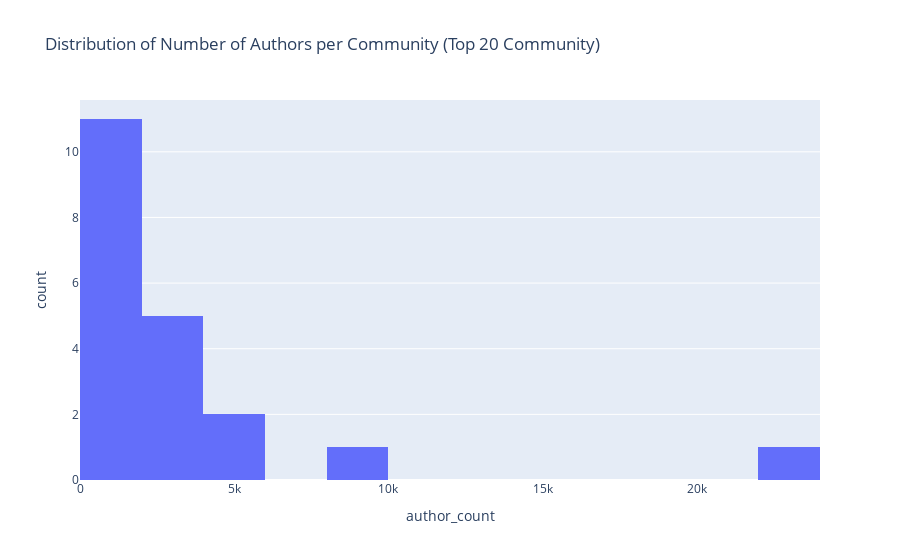

The cell this chart's notebook holds for it:
### Code cell
# Only take the top 20 institutcommunities with most authors
 
fig = px.histogram(
    df_apc[-20:],
    x="author_count",
    nbins=20,
    title="Distribution of Number of Authors per Community (Top 20 Community)"
)
fig.show()

### Figure 1 — Plotly figure (JSON) as saved in the notebook; plotly's stock layout.template omitted (floating-point values rounded to 4 significant figures)
{"data": [{"bingroup": "x", "hovertemplate": "author_count=%{x}<br>count=%{y}<extra></extra>", "legendgroup": "", "marker": {"color": "#636efa", "pattern": {"shape": ""}}, "name": "", "nbinsx": 20, "orientation": "v", "showlegend": false, "type": "histogram", "x": [310, 346, 438, 531, 590, 698, 728, 738, 762, 957, 1020, 2115, 2122, 2306, 2453, 2536, 4483, 5163, 8506, 22679], "xaxis": "x", "yaxis": "y"}], "layout": {"barmode": "relative", "legend": {"tracegroupgap": 0}, "title": {"text": "Distribution of Number of Authors per Community (Top 20 Community)"}, "xaxis": {"anchor": "y", "domain": [0, 1], "title": {"text": "author_count"}}, "yaxis": {"anchor": "x", "domain": [0, 1], "title": {"text": "count"}}}}
